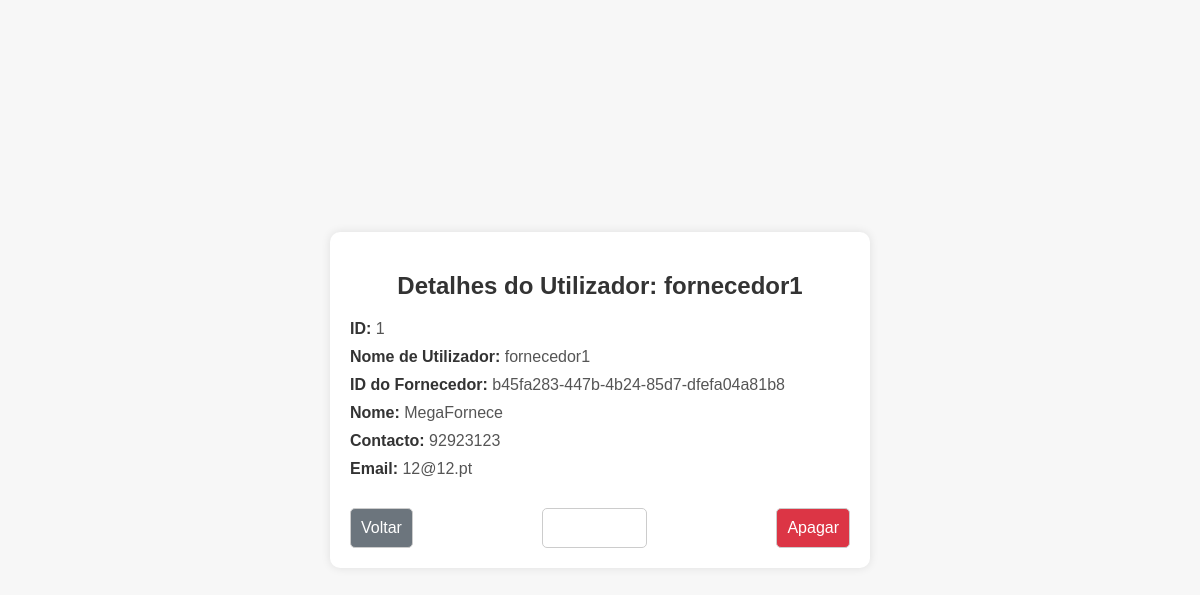
Page /glm/user/detalhes/1/ (signed in) on the committed database.
### glm/models.py (models this page shows, shortened)
class Fornecedor(models.Model):
    id = models.UUIDField(primary_key=True, default=uuid.uuid4, editable=False)
    user = models.OneToOneField(User, on_delete=models.CASCADE)
    nome = models.CharField(max_length=100)
    contacto = models.CharField(max_length=15)
    email = models.EmailField()

### glm/views.py (the view)
# urls.py: path('user/detalhes/<int:user_id>/', user_detalhes, name='detalhes_user'),
@login_required
def user_detalhes(request, user_id):
    user = get_object_or_404(User, id=user_id)
    fornecedor = None
    if hasattr(user, 'fornecedor'):
        fornecedor = user.fornecedor
    context = {
        'user': user,
        'fornecedor': fornecedor,  # Passando os detalhes do fornecedor, se existirem
    }
    return render(request, 'glm/users/detalhes_user.html', context)

### glm/templates/glm/users/detalhes_user.html (shortened to what this page needs)
<!DOCTYPE html>
<html lang="pt-PT">
<head>
</head>
<body>
<div class="form-container">
    <h2>Detalhes do Utilizador: {{ user.username }}</h2>
    <div class="detalhes">
        <p><strong>ID:</strong> {{ user.id }}</p>
        <p><strong>Nome de Utilizador:</strong> {{ user.username }}</p>
    </div>
    {% if fornecedor %}
    <div class="detalhes">
        <p><strong>ID do Fornecedor:</strong> {{ fornecedor.id }}</p>
        <p><strong>Nome:</strong> {{ fornecedor.nome }}</p>
        <p><strong>Contacto:</strong> {{ fornecedor.contacto }}</p>
        <p><strong>Email:</strong> {{ fornecedor.email }}</p>
    </div>
    {% endif %}
    <div class="btn-container">
        <a href="javascript:window.history.back();" class="btn btn-cancel">Voltar</a>
        <a href="{% url 'editar_fornecedor' fornecedor.id %}" class="btn btn-primary">Editar Perfil</a>
        <a href="{% url 'apagar_user' user.id %}" class="btn btn-delete">Apagar</a>
    </div>
</div>
</body>
</html>

### glm/templates/glm/users/detalhes_user.html (style rules this page uses)
body { font-family: Arial, sans-serif; background-color: #f7f7f7; display: flex; justify-content: center; align-items: center; height: 100vh; margin: 0; padding: 0; }
.form-container { background: #fff; padding: 20px; border-radius: 10px; box-shadow: 0 0 10px rgba(0, 0, 0, 0.1); max-width: 500px; width: 100%; }
h2 { margin-bottom: 20px; text-align: center; color: #333; }
.detalhes p { margin: 10px 0; font-size: 16px; color: #555; }
.detalhes strong { color: #333; }
.btn-container { display: flex; justify-content: space-between; }
button, a.btn { padding: 10px; margin-top: 20px; border: 1px solid #ccc; border-radius: 5px; font-size: 16px; cursor: pointer; text-align: center; color: white; text-decoration: none; }
.btn-delete { background-color: #dc3545; }
.btn-cancel { background-color: #6c757d; }

### rows in the picture
Fornecedor: id "b45fa283-447b-4b24-85d7-dfefa04a81b8", nome "MegaFornece", contacto "92923123", email "12@12.pt"

### other values in the picture
{{ user.username }} "fornecedor1"
{{ user.id }} "1"
